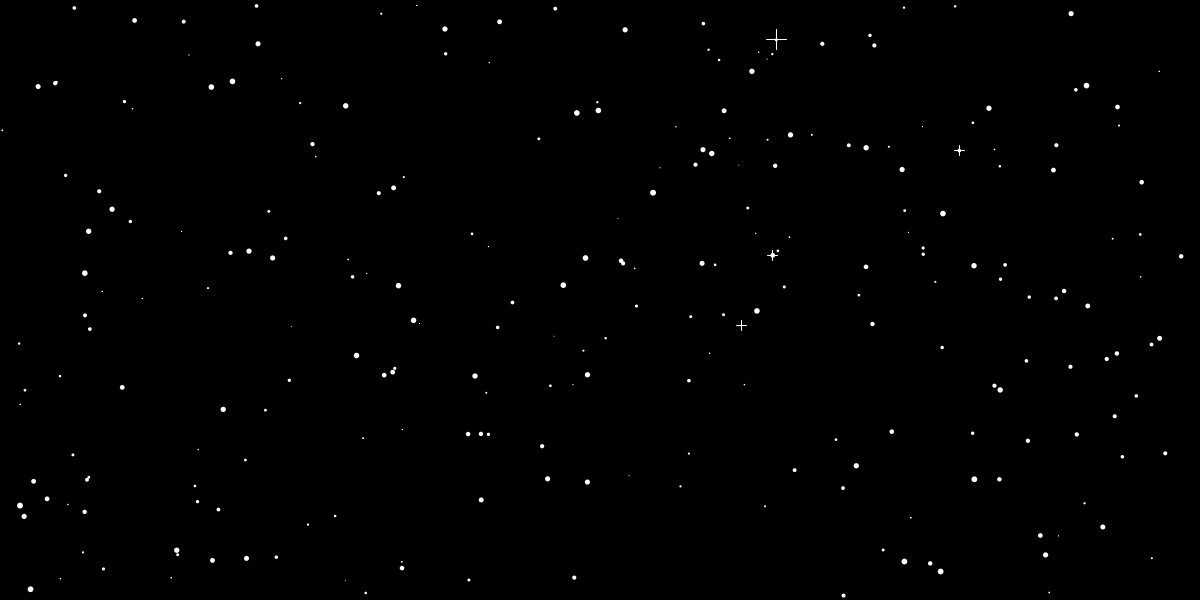
Frame 1 (no input)
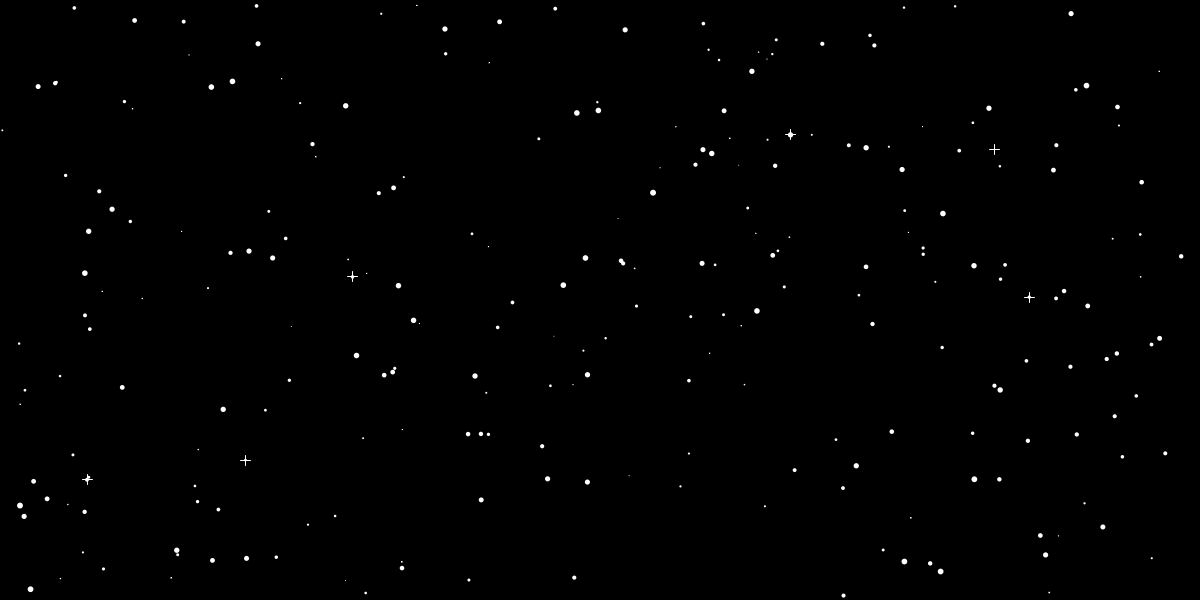
Frame 60 (the mouse pressed at the canvas centre just before this capture)
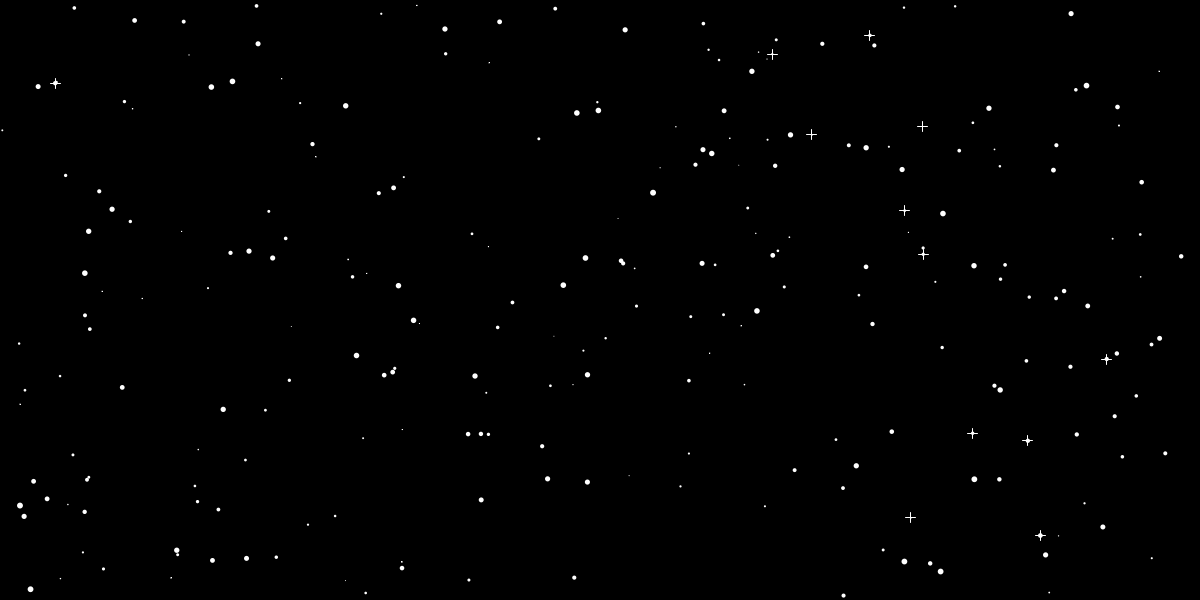
Frame 120 (the mouse held since frame 60 and released just before this capture)

The Processing sketch that drew these frames (run headless with seeded random() and noise(); from frame 60 on, the mouse is pressed at the canvas centre):

// Processing sketch: processing_76969
// ── processing_76969.pde

//credit to Alex Samuel (openprocessing) http://www.openprocessing.org/sketch/66950

//set array
float[] xPos = new float[250];
float[] yPos = new float[250];
float[] xVel = new float[250];
float[] yVel = new float[250];
float[] s = new float[250]; 

int a = 0;
int b = 0;
int c = 100;
int p = 10;

//set up array
void setup() {
  size(1200, 600);

  for (int i=0; i < 250; i++) {
    xPos[i] = random(1, 1200);
  }

  for (int i=0; i < 250; i++) {
    yPos[i] = random(1, 599);
  }

  for (int i=0; i < 250; i++) {
    xVel[i] = random(-10, 10);
  }

  for (int i=0; i < 250; i++) {
    yVel[i] = random(-10, 10);
  }
  for (int i=0; i < 250; i++) {
    s[i] = random(1, 6);
  }
}
//draw stars
void draw() {
  background(0);
  fill(255);
  tracker();

  for (int i=0; i < 250; i++) {
    noStroke ();
    ellipse(xPos[i], yPos[i], s[i], s[i]);
  }
}

void mouseMoved() {
  for (int i=0; i < 250; i++) {
    if (dist(mouseX, mouseY, xPos[i], yPos[i]) < 100) {
      xPos[i] = xPos[i] + random(100);
      yPos[i] = yPos[i] - random(100);
      xPos[i] = xPos[i] - random(100);
      yPos[i] = yPos[i] + random(100);

      if (xPos[i] < 0 || xPos[i] > 1200) {
        xPos[i] = random(1200);
      }

      if (yPos[i] < 0 || yPos[i] > 600) {
        yPos[i] = random(600);
      }
    }


    //    stroke(random(100, 200), random(100, 200), random(200, 255), 40);
    line(mouseX, mouseY, xPos[i], yPos[i]);
  }
}

void mouseDragged() {
  for (int i=0; i < 250; i++) {
    if (dist(mouseX, mouseY, xPos[i], yPos[i]) > 150) {
      xPos[i] = xPos[i] - random(100);
      yPos[i] = yPos[i] + random(100);
      xPos[i] = xPos[i] + random(100);
      yPos[i] = yPos[i] - random(100);

      if (xPos[i] < 0 || xPos[i] > 1200) {
        xPos[i] = random(1200);
      }

      if (yPos[i] < 0 || yPos[i] > 600) {
        yPos[i] = random(600);
      }
    }


       stroke(100, 200, 250, 40);
    line(mouseX, mouseY, xPos[i], yPos[i]);
  }
}

void tracker ()
{
  smooth ();
//  stroke(255);
    noStroke ();
  line (a, b, c, a);
  a = a + 3;
  if (a == 600) {
    a = 0;
    c = c +100;
    b = b +100;
  }
  stroke (255);

  for (int i=0; i < 250; i++) {

    line (xPos[i]+p, yPos[i], xPos[i], yPos[i]);
    line (xPos[i], yPos[i]+p, xPos[i], yPos[i]);
    line (xPos[i], yPos[i], xPos[i]-p, yPos[i]);
    line (xPos[i], yPos[i], xPos[i], yPos[i]-p);
    if (a > yPos[i]-25) {
      p = 5;
    }
    if (a < yPos[i]+25) {
      p = 5;
    }
    if (a < yPos[i]-25) {
      p = 0;
    }
    if (a > yPos[i]+25) {
      p = 0;
    }
    i = i + 1;
  }
}
